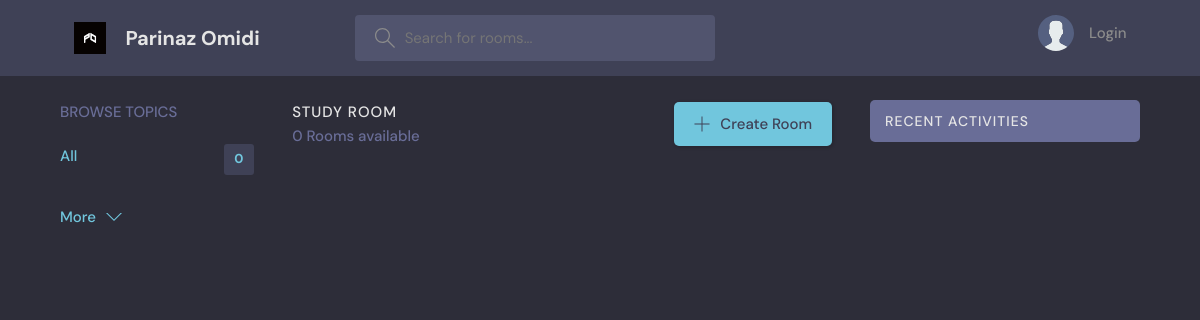
The app's page /, older data.
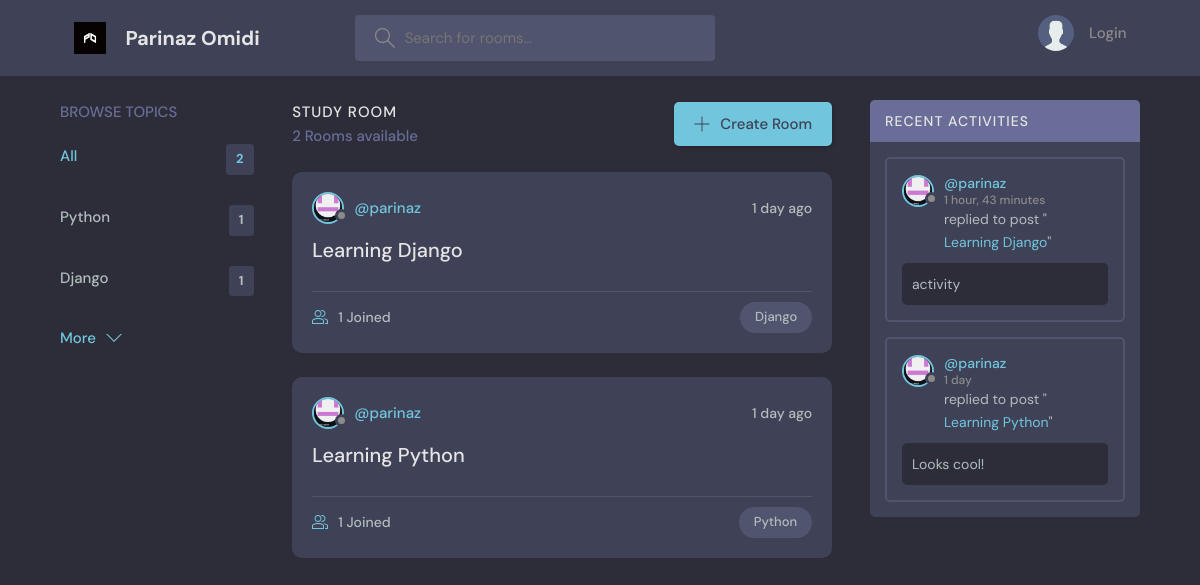
The same page, newer data.
### playground/models.py (models this page shows, shortened)
class Topic(models.Model):
   name = models.CharField(max_length =200)

class Room(models.Model):
   host= models.ForeignKey(User, on_delete= models.SET_NULL, null = True)
   topic = models.ForeignKey(Topic, on_delete = models.SET_NULL, null = True)
   name = models.CharField(max_length =200)
   description = models.TextField(null= True, blank= True)
   participants= models.ManyToManyField(User, related_name ='participants', blank=True)
   updated = models.DateTimeField(auto_now= True)
   created = models.DateTimeField(auto_now_add= True)
   class Meta:
       ordering = ['-updated', '-created']
   def __str__(self):
       return self.name

class User(AbstractUser):
    name = models.CharField(max_length=200, null= True)
    email = models.EmailField(unique=True, null=False)
    bio = models.TextField(null=True)
    avatar = models.ImageField(null=True, default='avatar.svg')
    REQUIRED_FIELDS = []  # Additional required fields (username is already required by AbstractUser)

class Message(models.Model):
   user = models.ForeignKey(User, on_delete=models.CASCADE)
   room = models.ForeignKey(Room, on_delete=models.CASCADE)
   body = models.TextField()
   updated = models.DateTimeField(auto_now=True)
   created = models.DateTimeField(auto_now_add=True)
   class Meta:
       ordering = ['-updated', '-created']

### playground/views.py (the view)
# urls.py: 2. Add a URL to urlpatterns:  path('', views.home, name='home')
def home(request):
    q = request.GET.get('q') if request.GET.get('q')!= None else ''
    rooms = Room.objects.filter(
        Q(topic__name__icontains=q) |
        Q(name__icontains=q) |
        Q(description__icontains=q)
        )
    topics = Topic.objects.all()[0:3]
    room_count = rooms.count()
    room_message= Message.objects.filter(Q(room__topic__name__icontains = q))
    context = {'rooms':rooms,
               'topics':topics,
               'room_count':room_count,
               'room_message': room_message,
               }
    return render(request,"playground/home.html", context)

### playground/templates/playground/home.html (shortened to what this page needs)
{% extends "main.html" %}
{% block content%}
    <main class="layout layout--3">
      <div class="container">
        {% include "playground/topic_component.html"%}
        <div class="roomList">
          <div class="roomList__header">
            <div>
              <h2>Study Room</h2>
              <p> {{room_count}} Rooms available</p>
            </div>
            <a class="btn btn--main" href="{% url 'create-room' %}">
              <svg version="1.1" xmlns="http://www.w3.org/2000/svg" width="32" height="32" viewBox="0 0 32 32">
                <title>add</title>
                <path
                  d="M16.943 0.943h-1.885v14.115h-14.115v1.885h14.115v14.115h1.885v-14.115h14.115v-1.885h-14.115v-14.115z"
                ></path>
              </svg>
              Create Room
            </a>
          </div>
          {% include "playground/feed_component.html" %}
        </div>
        {% include 'playground/activity_component.html'%}
      </div>
    </main>
{% endblock content %}

### playground/templates/playground/topic_component.html
<div class="topics">
          <div class="topics__header">
            <h2>Browse Topics</h2>
          </div>
          <ul class="topics__list">
            <li>
              <a href="{% url 'home' %}" class="active">All <span>{{topics.count}}</span></a>
            </li>
            {% for topic in topics %}
            <li>
              <a href="{%url 'home'%}?q={{topic.name}}">{{topic.name}}<span>{{topic.room_set.all.count}}</span></a>
            </li>
            {% endfor %}
          </ul>
          <a class="btn btn--link" href="{% url 'topics' %}">
            More
            <svg version="1.1" xmlns="http://www.w3.org/2000/svg" width="32" height="32" viewBox="0 0 32 32">
              <title>chevron-down</title>
              <path d="M16 21l-13-13h-3l16 16 16-16h-3l-13 13z"></path>
            </svg>
          </a>
</div>

### playground/templates/playground/feed_component.html (shortened to what this page needs)
{% for room in rooms%}
<div class="roomListRoom">
    <div class="roomListRoom__header">
        <a href="{% url 'user-profile' room.host.id %}" class="roomListRoom__author">
        <div class="avatar avatar--small">
        <img src="{{room.host.avatar.url}}" />
    </div>
        <span>@{{room.host.username}}</span>
        </a>
    <div class="roomListRoom__actions">
        <span>{{room.created|timesince}} ago</span>
    </div>
        </div>
    <div class="roomListRoom__content">
        <a href="{% url "room" room.id %}">{{room.name}}</a>
    </div>
    <div class="roomListRoom__meta">
        <a href="{% url "room" room.id %}" class="roomListRoom__joined">
                {{room.participants.all.count}} Joined
              </a>
              <p class="roomListRoom__topic">{{room.topic.name}}</p>
    </div>
</div>
{% endfor %}

### playground/templates/playground/activity_component.html (shortened to what this page needs)
<div class="activities">
    <div class="activities__header">
        <h2>Recent Activities</h2>
    </div>
    {% for message in room_message %}
    <div class="activities__box">
        <div class="activities__boxHeader roomListRoom__header">
            <a href="{% url 'user-profile' message.user.id %}" class="roomListRoom__author">
                <div class="avatar avatar--small">
                    <img src="{{message.user.avatar.url}}" />
                </div>
                <p>@{{message.user}}
                    <span>{{message.created|timesince}}</span>
                </p>
            </a>
        </div>
        <div class="activities__boxContent">
            <p>replied to post "<a href="{% url 'room' message.room.id %}">{{message.room}}</a>"</p>
            <div class="activities__boxRoomContent">
                {{message.body}}
            </div>
        </div>
    </div>
    {% endfor %}
</div>

Row changes from the older to the newer data that the page shows:
added Topic: name "Python", room_set.all.count "1"
added Topic: name "Django", room_set.all.count "1"
added Room: host.avatar (picture), host.username "parinaz", created "1 day", name "Learning Django", participants.all.count "1", topic.name "Django"
added Room: host.avatar (picture), host.username "parinaz", created "1 day", name "Learning Python", participants.all.count "1", topic.name "Python"
added Message: user.avatar (picture), user "parinaz", created "1 hour, 43 minutes", room "Learning Django", body "activity"
added Message: user.avatar (picture), user "parinaz", created "1 day", room "Learning Python", body "Looks cool!"
Text that changed along with them:
{{ topics.count }}: "0" → "2"
{{ room_count }}: "0" → "2"
